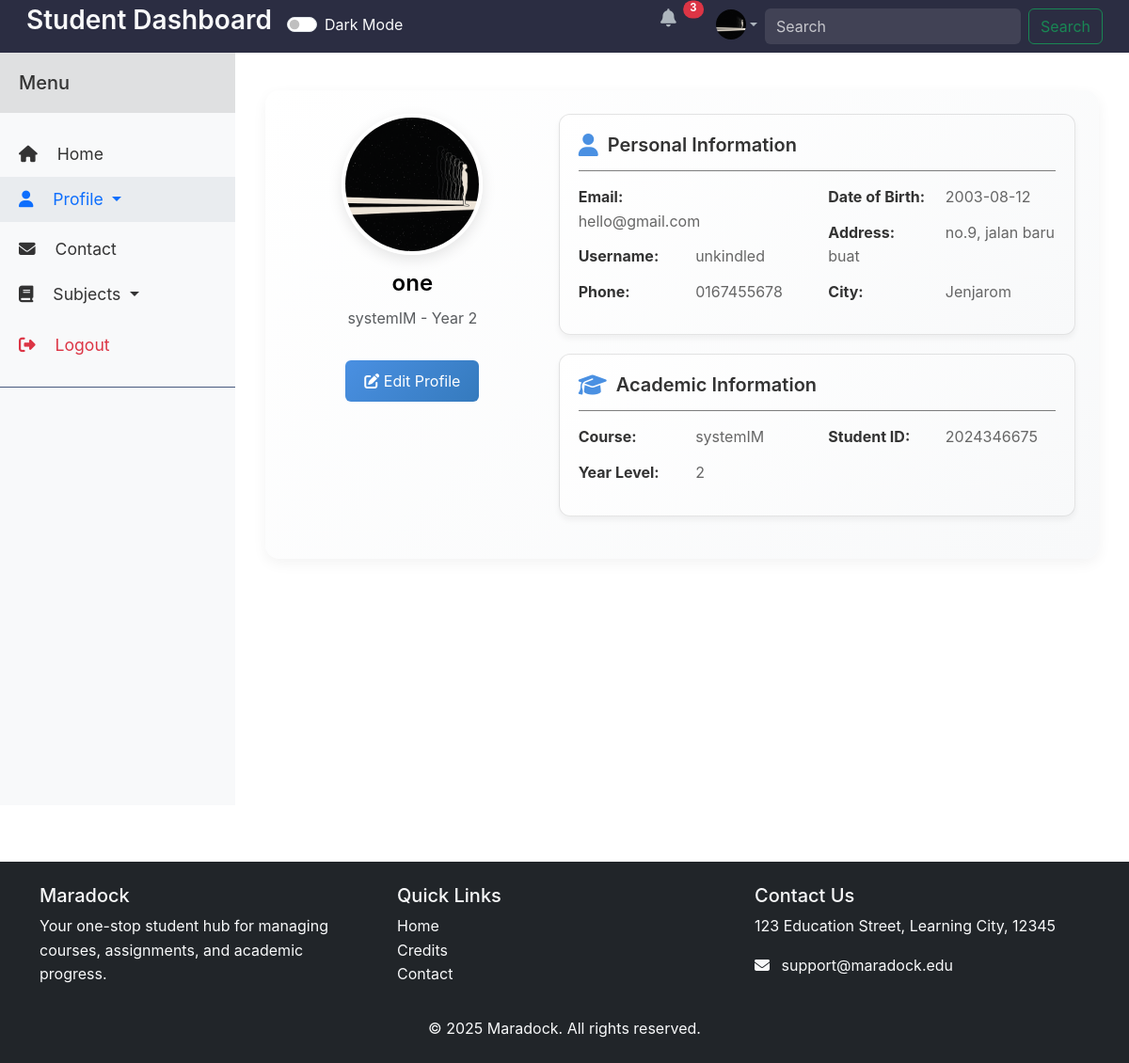
Screenshot of /pages/student/profile.php (signed in) with the database file from the repository.
### tables this page shows
CREATE TABLE `students` (
  `id` int NOT NULL,
  `user_id` int NOT NULL,
  `full_name` varchar(50) NOT NULL,
  `course` varchar(80) NOT NULL,
  `year` int DEFAULT NULL,
  `profile_picture` varchar(255) DEFAULT NULL,
  `phone` varchar(14) DEFAULT NULL,
  `date_of_birth` date DEFAULT NULL,
  `address` text,
  `city` varchar(255) DEFAULT NULL,
  `enrollment_date` date DEFAULT NULL,
  `student_id` varchar(20) DEFAULT NULL
);

CREATE TABLE `users` (
  `id` int NOT NULL,
  `email` varchar(255) NOT NULL,
  `username` varchar(20) NOT NULL,
  `password` varchar(255) NOT NULL
);

### pages/student/profile.php (the view, shortened to what this page needs)
<?php
require_once("../../includes/config/db_connection.php");
$_user_id = $_SESSION['id'];
$query = "SELECT s.*, u.email, u.username FROM students s
JOIN users u ON s.user_id  = u.id
WHERE s.user_id = ?";
$stmt = $conn->prepare($query);
$stmt->bind_param("i", $_user_id);
$stmt->execute();
$result = $stmt->get_result();
$student = $result->fetch_assoc();
?>
<!DOCTYPE html>
<html lang="en">
<head>
    <link href="https://cdn.jsdelivr.net/npm/bootstrap@5.3.3/dist/css/bootstrap.min.css" rel="stylesheet">
    <link rel="stylesheet" href="../../assets/css/main.css">
    <link rel="stylesheet" href="../../assets/css/pages/student_profile.css">
</head>
<body>
    <?php include '../../includes/components/student_navbar.php'; ?>
<div class="wrapper">
    <?php include '../../includes/components/sidebar.php'; ?>
    <div id="content">
            <div class="container-fluid">
                <div class="profile-container">
                    <div class="row">
                        <div class="col-md-4 text-center">
                            <img src="<?php echo !empty($student['profile_picture']) ? '../../' . $student['profile_picture'] : '../../assets/img/default-avatar.png'; ?>"
                                alt="profile picture"
                                class="profile-picture mb-3">
                            <h4><?php echo htmlspecialchars($student['full_name'], ENT_QUOTES, 'UTF-8'); ?></h4>
                            <p class="text-muted">
                                <?php echo htmlspecialchars($student['course'], ENT_QUOTES, 'UTF-8'); ?> -
                                Year <?php echo htmlspecialchars($student['year'], ENT_QUOTES, 'UTF-8'); ?>
                            </p>
                            <button class="btn btn-primary mt-3" onclick="location.href='edit_profile.php'">
                                <i class="fas fa-edit"></i> Edit Profile
                            </button>
                        </div>
                        <div class="col-md-8">
                            <div class="profile-info">
                                <div class="info-card">
                                    <h5><i class="fas fa-user"></i> Personal Information</h5>
                                    <hr>
                                    <div class="row">
                                        <div class="col-md-6 student-info">
                                            <p><strong>Email:</strong> <?php echo htmlspecialchars($student['email'], ENT_QUOTES, 'UTF-8'); ?></p>
                                            <p><strong>Username:</strong> <?php echo htmlspecialchars($student['username'], ENT_QUOTES, 'UTF-8'); ?></p>
                                            <?php if(isset($student['phone'])) { ?>
                                                <p><strong>Phone:</strong> <?php echo htmlspecialchars($student['phone'], ENT_QUOTES, 'UTF-8'); ?></p>
                                            <?php } ?>
                                        </div>
                                        <div class="col-md-6 student-info">
                                            <?php if(isset($student['date_of_birth'])) { ?>
                                                <p><strong>Date of Birth:</strong> <?php echo htmlspecialchars($student['date_of_birth'], ENT_QUOTES, 'UTF-8'); ?></p>
                                            <?php } ?>
                                            <?php if(isset($student['address'])) { ?>
                                                <p><strong>Address:</strong> <?php echo htmlspecialchars($student['address'], ENT_QUOTES, 'UTF-8'); ?></p>
                                            <?php } ?>
                                            <?php if(isset($student['city'])) { ?>
                                                <p><strong>City:</strong> <?php echo htmlspecialchars($student['city'], ENT_QUOTES, 'UTF-8'); ?></p>
                                            <?php } ?>
                                        </div>
                                    </div>
                                </div>
                                <div class="info-card">
                                    <h5><i class="fas fa-graduation-cap"></i> Academic Information</h5>
                                    <hr>
                                    <div class="row">
                                        <div class="col-md-6 student-info">
                                            <p><strong>Course:</strong> <?php echo htmlspecialchars($student['course'], ENT_QUOTES, 'UTF-8'); ?></p>
                                            <p><strong>Year Level:</strong> <?php echo htmlspecialchars($student['year'], ENT_QUOTES, 'UTF-8'); ?></p>
                                        </div>
                                        <div class="col-md-6 student-info">
                                            <?php if(isset($student['student_id'])) { ?>
                                                <p><strong>Student ID:</strong> <?php echo htmlspecialchars($student['student_id'], ENT_QUOTES, 'UTF-8'); ?></p>
                                            <?php } ?>
                                        </div>
                                    </div>
                                </div>
                            </div>
                        </div>
                    </div>
                </div>
            </div>
        </div>
    </div>
<?php include '../../includes/components/student_footer.php'; ?>
</body>
</html>

### includes/components/student_navbar.php (shortened to what this page needs)
<nav class="navbar navbar-expand-lg">
  <div class="container-fluid">
      <a href="#" class="navbar-brand text-light">
          <h3>Student Dashboard</h3>
      </a>
      <div class="form-check form-switch">
      <input class="form-check-input" type="checkbox" id="darkModeToggle" />
      <label class="form-check-label text-light" for="darkModeToggle" id = "themeLabel">Dark Mode</label>
     </div>
      <div class="collapse navbar-collapse" id="navbarSupportedContent">
          <ul class="navbar-nav ms-auto mb-2 mb-lg-0">
              <li class="nav-item dropdown me-3">
                  <a class="nav-link" href="#" role="button" data-bs-toggle="dropdown">
                      <i class="fas fa-bell"></i>
                      <span class="position-absolute top-55 start-100 translate-middle badge rounded-pill bg-danger">
                          3
                      </span>
                  </a>
              </li>
              <li class="nav-item dropdown">
                  <a class="nav-link dropdown-toggle d-flex align-items-center" href="#" role="button" data-bs-toggle="dropdown">
                      <div class="avatar-wrapper">
                          <img src="<?php echo !empty($student['profile_picture']) ?'../../' . $student['profile_picture'] : '../../assets/img/default-avatar.png'; ?>"
                               alt="Profile"
                               class="avatar">
                      </div>
                  </a>
              </li>
          </ul>
          <form class="d-flex" role="search">
              <input class="form-control me-2" type="search" placeholder="Search" aria-label="Search">
              <button class="btn btn-outline-success" type="submit">Search</button>
          </form>
      </div>
  </div>
</nav>

### assets/css/main.css (style rules this page uses)
.wrapper { display: flex; width: 100%; min-height: calc(100vh - var(--navbar-height)); margin-top: var(--navbar-height); }
#content { flex: 1; width: calc(100% - var(--sidebar-width)); margin-left: var(--sidebar-width); min-height: calc(100vh - var(--navbar-height)); position: relative; transition: var(--transition-speed); }

### assets/css/pages/student_profile.css (style rules this page uses)
:root { --light-gradient-start: #ffffff; --light-gradient-end: #f8f9fa; --light-text: #333; --light-text-muted: #666; --light-border: rgba(0,0,0,0.1); --light-card-bg: linear-gradient(135deg, #ffffff 0%, #f8f9fa 100%); --dark-gradient-start: #2c3e50; --dark-gradient-end: #1a252f; --dark-text: #e0e0e0; --dark-text-muted: #a0a0a0; --dark-border: rgba(255,255,255,0.1); --dark-card-bg: linear-gradient(135deg, #2c3e50 0%, #1a252f 100%); }
.navbar { background-color: #2B2D42; color: #fff; }
.navbar .navbar-brand { color: #fff; font-weight: bold; }
.navbar .nav-link { color: #adb5bd; transition: color 0.3s ease; }
.fa-bell { font-size: 1.2rem; transition: color 0.3s ease; }
.badge { font-size: 0.7rem; padding: 0.35em 0.65em; }
.wrapper { display: flex; width: 100%; min-height: calc(100vh - 56px - 60px); margin-top: 56px; margin-bottom: 60px; align-items: stretch; }
#content { width: 100%; padding: 20px; margin-left: 250px; min-height: 100vh; transition: all 0.3s; }
.navbar { position: fixed; top: 0; left: 0; right: 0; z-index: 1030; }
.profile-container { background: var(--light-card-bg); border-radius: 15px; padding: 25px; box-shadow: 0 5px 15px rgba(0,0,0,0.05); transition: all 0.3s ease; margin-top: 20px; }
.profile-picture { width: 150px; height: 150px; border-radius: 50%; object-fit: cover; border: 4px solid #fff; box-shadow: 0 5px 15px rgba(0,0,0,0.1); transition: transform 0.3s ease; }
.info-card { background: var(--light-card-bg); border-radius: 12px; padding: 20px; margin-bottom: 20px; box-shadow: 0 4px 6px rgba(0,0,0,0.05); transition: all 0.3s ease; border: 1px solid var(--light-border); }
.info-card h5 { color: var(--light-text); font-weight: 600; margin-bottom: 15px; display: flex; align-items: center; }
.info-card h5 i { margin-right: 10px; color: #4a90e2; font-size: 1.2em; }
.info-card hr { background: var(--light-border); opacity: 0.5; margin: 15px 0; }
.student-info p { margin-bottom: 12px; color: var(--light-text-muted); transition: color 0.3s ease; }
.student-info strong { color: var(--light-text); min-width: 120px; display: inline-block; transition: color 0.3s ease; }
.profile-container, .info-card, .student-info p, .student-info strong, .info-card h5 { transition: all 0.3s ease; }
.btn-primary { background: linear-gradient(135deg, #4a90e2 0%, #357abd 100%); border: none; padding: 10px 20px; transition: transform 0.3s ease; }

### assets/css/base/variables.css (style rules this page uses)
:root { --primary-color: #4a00e0; --secondary-color: #8e2de2; --text-light: #fff; --bg-light: #f8f9fa; --bg-dark: #212529; --hero-gradient-start: #4a00e0; --hero-gradient-end: #8e2de2; --hero-text: #ffffff; --decorative-gradient-1: rgba(74, 0, 224, 0.2); --decorative-gradient-2: rgba(142, 45, 226, 0.2); --category-card-bg: #ffffff; --category-card-text: #333333; --category-card-shadow: rgba(0, 0, 0, 0.1); --navbar-height: 56px; --sidebar-width: 250px; --transition-speed: 0.3s; --box-shadow: 0 2px 4px rgba(0,0,0,0.1); --sidebar-bg: var(--bg-light); --sidebar-text: var(--text-color); --navbar-bg: var(--primary-color); --navbar-bg-dark: var(--bg-dark); }

### assets/css/base/typography.css (style rules this page uses)
h3, .h3 { font-size: 1.75rem; font-weight: 600; margin-bottom: 0.75rem; }
h4, .h4 { font-size: 1.5rem; font-weight: 600; margin-bottom: 0.625rem; }

### assets/css/components/navbar.css (style rules this page uses)
.navbar { position: fixed; top: 0; left: 0; right: 0; z-index: 1030; height: var(--navbar-height); background-color: var(--navbar-bg); padding: 0.5rem 1rem; }
.avatar-wrapper { width: 32px; height: 32px; border-radius: 50%; overflow: hidden; }
.avatar { width: 100%; height: 100%; object-fit: cover; }
.navbar .form-control { background-color: rgba(255, 255, 255, 0.1); border: none; color: var(--text-light); }
.navbar .form-control::placeholder { color: rgba(255, 255, 255, 0.7); }
.form-check-input { cursor: pointer; }
.nav-item.dropdown { position: relative; }

### assets/css/components/sidebar.css (style rules this page uses)
.nav-item { margin-bottom: 5px; }
.nav-link { padding: 10px 20px; color: var(--sidebar-text); display: flex; align-items: center; transition: var(--transition-speed); }
.nav-link i { margin-right: 10px; }

### assets/css/components/buttons.css (style rules this page uses)
.btn-primary { background: linear-gradient(135deg, var(--hero-gradient-start), var(--hero-gradient-end)); border: none; transition: all 0.3s ease; }

### rows the page displays
students: profile_picture (picture), full_name "one", course "systemIM", year "2", user.email "hello@gmail.com", user.username "unkindled", phone "0167455678", date_of_birth "2003-08-12", address "no.9, jalan baru buat", city "Jenjarom", student "2024346675"
